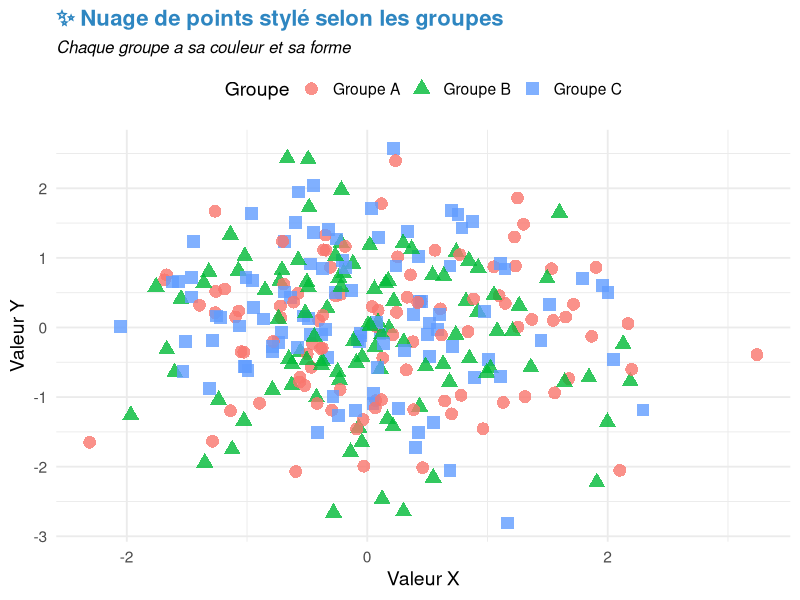

R code for this plot:
# 🌟 On charge les packages nécessaires
library(ggplot2)
library(dplyr)

# 🎲 Génération de données simulées avec des groupes
set.seed(123)
data <- data.frame(
  x = rnorm(300),
  y = rnorm(300),
  group = sample(c("Groupe A", "Groupe B", "Groupe C"), 300, replace = TRUE)
)

# 🌈 Visualisation améliorée avec dégradé, transparence, formes et titre stylé
ggplot(data, aes(x = x, y = y, color = group, shape = group)) +
  geom_point(size = 4, alpha = 0.8) +
  labs(
    title = "✨ Nuage de points stylé selon les groupes",
    subtitle = "Chaque groupe a sa couleur et sa forme",
    x = "Valeur X",
    y = "Valeur Y",
    color = "Groupe",
    shape = "Groupe"
  ) +
  theme_minimal(base_size = 14) +
  theme(
    plot.title = element_text(color = "#2E86C1", face = "bold", size = 16),
    plot.subtitle = element_text(face = "italic", size = 12),
    legend.position = "top"
  )
